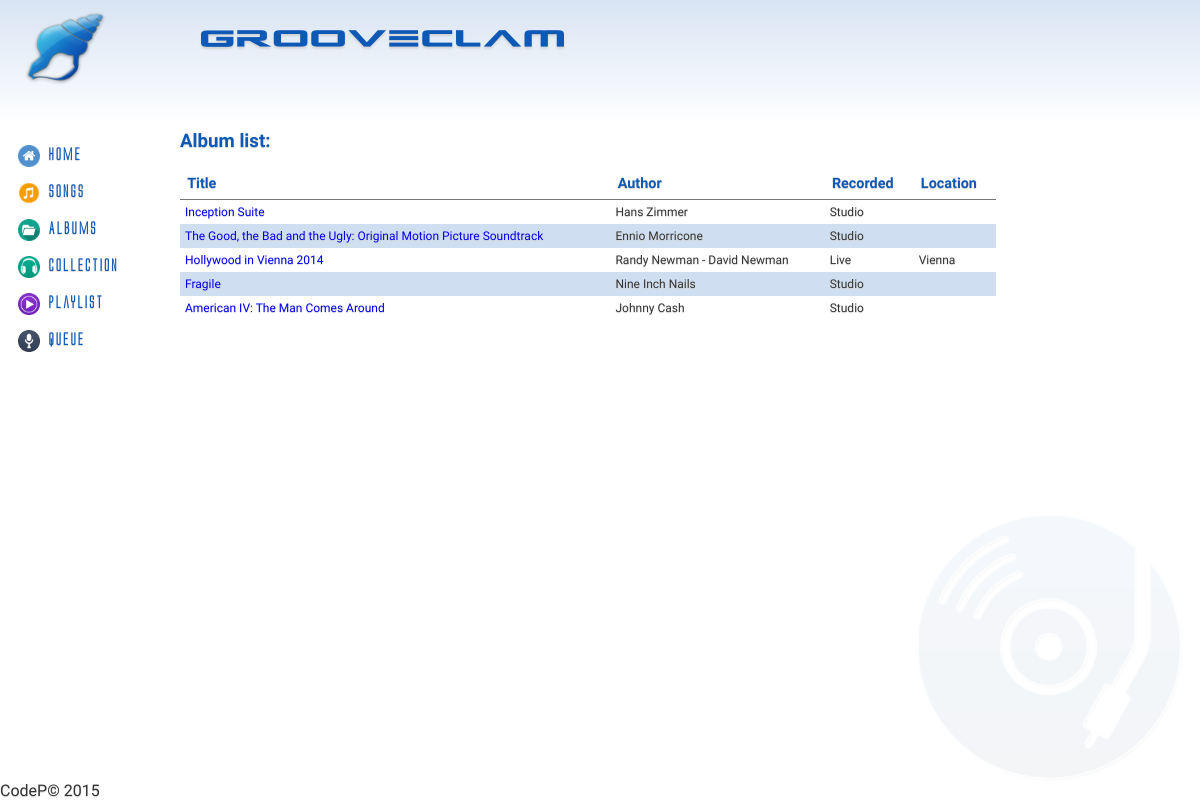
Page /?controller=albums&action=index on the earlier database version.
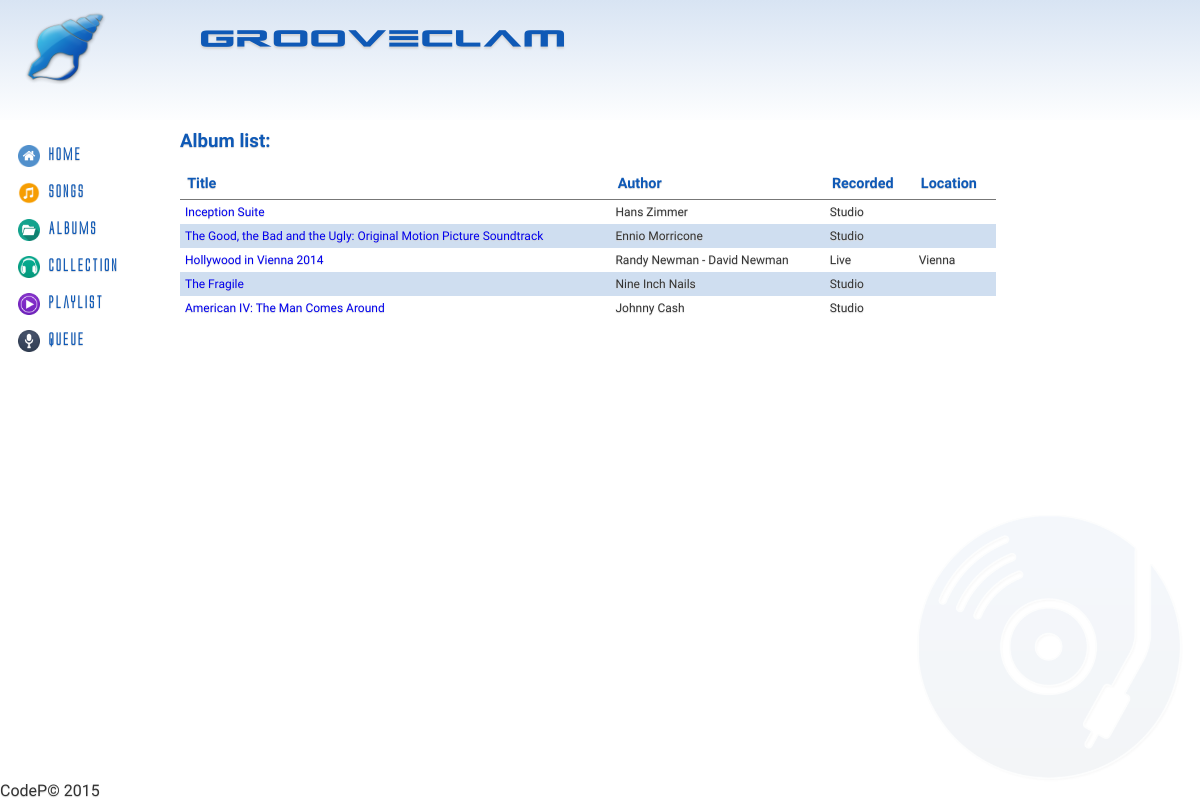
Same page on the later database version.
### tables this page shows
CREATE TABLE IF NOT EXISTS `Album` (
	`IdAlbum` INT(11) NOT NULL AUTO_INCREMENT,
	`Title` VARCHAR(140) NOT NULL,
	`Author` VARCHAR(140) NOT NULL,
	`Info` VARCHAR(300) DEFAULT NULL,
	`Year` DATE NOT NULL,
	`Live` BOOLEAN NOT NULL,
	`Location` VARCHAR(40) DEFAULT NULL,
	PRIMARY KEY(`IdAlbum`)
);

### controllers/albums_controller.php (called while the page is built, shortened)
<?php
class AlbumController {
	public function index() {
		$albums = Album::all();
		require_once('views/albums/index.php');
	}
}
?>

### index.php (called while the page is built, shortened)
<?php
require_once('views/layout.php');
?>

### models/album.php (called while the page is built, shortened)
<?php
class Album {
	private $id;
	private $title;
	private $author;
	private $live;
	public function __construct($id, $title, $author, $info, $live, $songs) {
		$this->id = $id;
		$this->title = $title;
		$this->author = $author;
		$this->live = $live;
	}
	public function id() {
		return $this->id;
	}
	public function title() {
		return $this->title;
	}
	public function author() {
		return $this->author;
	}
	public function live() {
		return $this->live;
	}
	public static function all() {
		$list = [];
		$db = Db::getInstance();
		$req = $db->query('SELECT * FROM Album');
		foreach($req->fetchAll() as $album) {
			if(isset($album['Live']) && $album['Live'] == true) {
				$live = array(
					'Live' => $album['Live'],
					'Location' => $album['Location']
				);
			} else {
				$live = false;
			}
			$list[] = new Album($album['IdAlbum'], $album['Title'], $album['Author'], $album['Info'], $live, []);
		}
		return $list;
	}
}
?>

### views/albums/index.php (the view)
<h3>Album list:</h3>
<table class="table">
<thead>
	<tr>
		<th>Title</th>
		<th>Author</th>
		<th>Recorded</th>
		<th>Location</th>
	</tr>
</thead>
<tbody>
<?php foreach($albums as $album) { ?>
	<tr>
		<td><a href='?controller=albums&action=show&id=<?php echo $album->id(); ?>'><?php echo $album->title(); ?></a></td>
		<td><?php echo $album->author(); ?></td>
		<td><?php if(is_array($album->live())) { echo "Live"; } else { echo "Studio"; } ?></td>
		<td><?php if(is_array($album->live())) { echo $album->live()['Location']; } else { echo ""; } ?></td>
	</tr>
<?php } ?>
</tbody>
</table>

Differences in the rows shown:
changed album "Nine Inch Nails": Title "Fragile" → "The Fragile"
